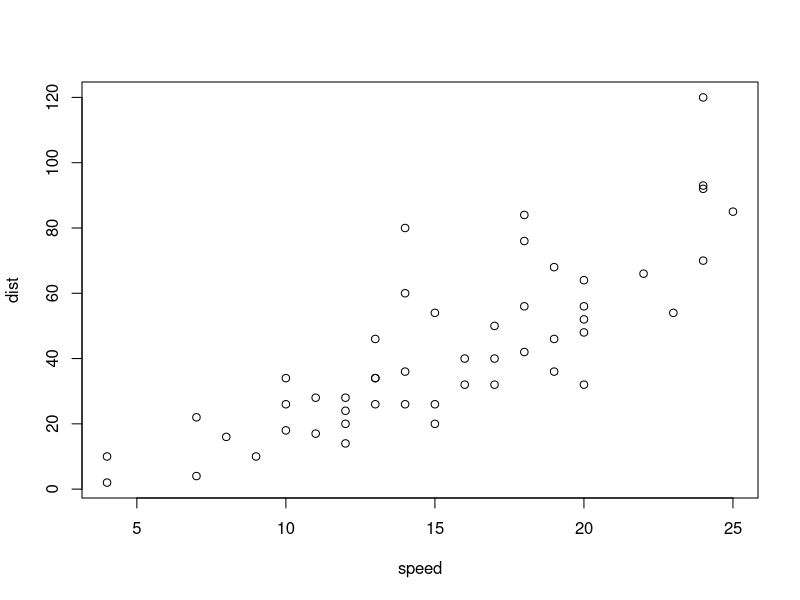
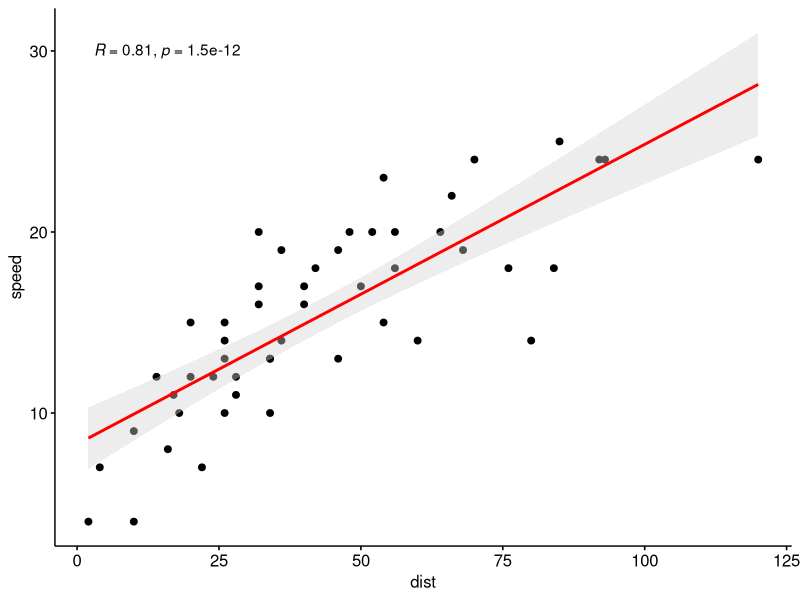
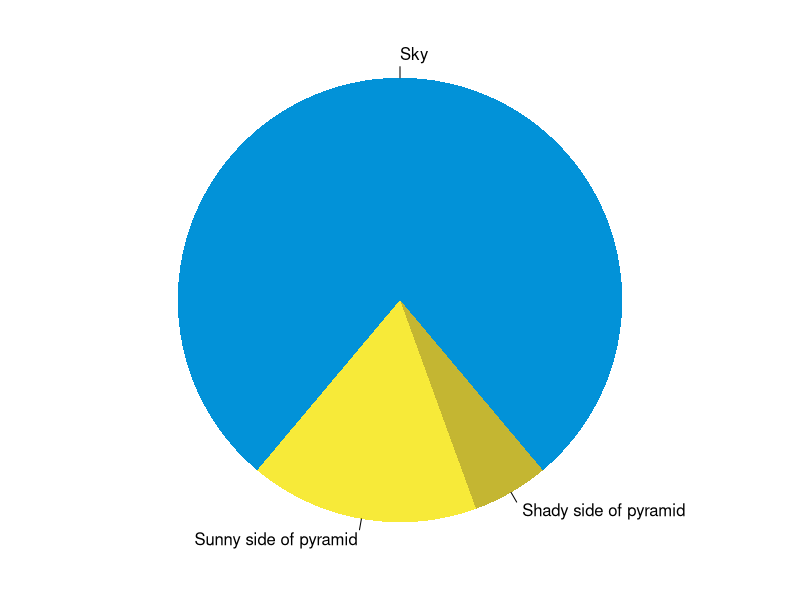

The R source for these figures, in order:
## ---- chunk 1
knitr::opts_chunk$set(collapse = TRUE)
## ---- chunk 2
summary(cars)
fit <- lm(dist ~ speed, data = cars)
fit
## ---- chunk 3
library(ggplot2)
library(ggpubr)
## ---- chunk 4
data("cars")
data<-cars
plot(data)#basic r-plot
## ---- chunk 5
sp <- ggscatter(data, x = "dist", y = "speed", #mention data and axis 
   add = "reg.line",  # Add regression line
   add.params = list(color = "red", fill = "lightgray"), # Customize regression line
   conf.int = TRUE # Add confidence interval
   )+ stat_cor(method = "pearson", label.x = 3, label.y = 30)# Add correlation coefficient
sp
## ---- chunk 6
par(mar = c(0, 1, 0, 1))
pie(
  c(280, 60, 20),
  c('Sky', 'Sunny side of pyramid', 'Shady side of pyramid'),
  col = c('#0292D8', '#F7EA39', '#C4B632'),
  init.angle = -50, border = NA
)
